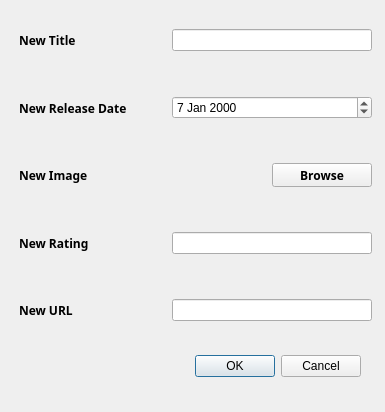
<?xml version="1.0" encoding="UTF-8"?>
<ui version="4.0">
 <class>ADD</class>
 <widget class="QDialog" name="ADD">
  <property name="geometry">
   <rect>
    <x>0</x>
    <y>0</y>
    <width>385</width>
    <height>412</height>
   </rect>
  </property>
  <property name="windowTitle">
   <string>Dialog</string>
  </property>
  <widget class="QDialogButtonBox" name="buttonBox">
   <property name="geometry">
    <rect>
     <x>20</x>
     <y>350</y>
     <width>341</width>
     <height>32</height>
    </rect>
   </property>
   <property name="orientation">
    <enum>Qt::Horizontal</enum>
   </property>
   <property name="standardButtons">
    <set>QDialogButtonBox::Cancel|QDialogButtonBox::Ok</set>
   </property>
  </widget>
  <widget class="QWidget" name="widget" native="true">
   <property name="geometry">
    <rect>
     <x>10</x>
     <y>10</y>
     <width>371</width>
     <height>331</height>
    </rect>
   </property>
   <layout class="QVBoxLayout" name="verticalLayout">
    <item>
     <widget class="QWidget" name="widget_2" native="true">
      <layout class="QHBoxLayout" name="horizontalLayout_2">
       <item>
        <widget class="QLabel" name="titleLabel">
         <property name="minimumSize">
          <size>
           <width>100</width>
           <height>0</height>
          </size>
         </property>
         <property name="font">
          <font>
           <family>Arial,Helvetica,sans-serif</family>
           <weight>75</weight>
           <bold>true</bold>
          </font>
         </property>
         <property name="text">
          <string>New Title</string>
         </property>
        </widget>
       </item>
       <item>
        <widget class="QLineEdit" name="titleInput">
         <property name="maximumSize">
          <size>
           <width>200</width>
           <height>16777215</height>
          </size>
         </property>
        </widget>
       </item>
      </layout>
     </widget>
    </item>
    <item>
     <widget class="QWidget" name="widget_3" native="true">
      <layout class="QHBoxLayout" name="horizontalLayout_3">
       <item>
        <widget class="QLabel" name="releasedateLabel">
         <property name="minimumSize">
          <size>
           <width>100</width>
           <height>0</height>
          </size>
         </property>
         <property name="font">
          <font>
           <family>Arial,Helvetica,sans-serif</family>
           <weight>75</weight>
           <bold>true</bold>
          </font>
         </property>
         <property name="text">
          <string>New Release Date</string>
         </property>
        </widget>
       </item>
       <item>
        <widget class="QDateEdit" name="releasedateInput">
         <property name="sizePolicy">
          <sizepolicy hsizetype="Expanding" vsizetype="Fixed">
           <horstretch>0</horstretch>
           <verstretch>0</verstretch>
          </sizepolicy>
         </property>
         <property name="maximumSize">
          <size>
           <width>200</width>
           <height>16777215</height>
          </size>
         </property>
         <property name="date">
          <date>
           <year>2000</year>
           <month>1</month>
           <day>7</day>
          </date>
         </property>
        </widget>
       </item>
      </layout>
     </widget>
    </item>
    <item>
     <widget class="QWidget" name="widget_4" native="true">
      <layout class="QHBoxLayout" name="horizontalLayout_5">
       <item>
        <widget class="QLabel" name="imageLabel">
         <property name="minimumSize">
          <size>
           <width>100</width>
           <height>0</height>
          </size>
         </property>
         <property name="font">
          <font>
           <family>Arial,Helvetica,sans-serif</family>
           <weight>75</weight>
           <bold>true</bold>
          </font>
         </property>
         <property name="text">
          <string>New Image</string>
         </property>
        </widget>
       </item>
       <item>
        <widget class="QToolButton" name="uploadImgButton">
         <property name="minimumSize">
          <size>
           <width>100</width>
           <height>0</height>
          </size>
         </property>
         <property name="maximumSize">
          <size>
           <width>100</width>
           <height>16777215</height>
          </size>
         </property>
         <property name="font">
          <font>
           <family>Arial,Helvetica,sans-serif</family>
           <weight>75</weight>
           <bold>true</bold>
          </font>
         </property>
         <property name="text">
          <string>Browse</string>
         </property>
         <property name="checkable">
          <bool>true</bool>
         </property>
         <property name="autoExclusive">
          <bool>true</bool>
         </property>
        </widget>
       </item>
      </layout>
     </widget>
    </item>
    <item>
     <widget class="QWidget" name="widget_5" native="true">
      <layout class="QHBoxLayout" name="horizontalLayout_4">
       <item>
        <widget class="QLabel" name="ratingLabel">
         <property name="minimumSize">
          <size>
           <width>100</width>
           <height>0</height>
          </size>
         </property>
         <property name="font">
          <font>
           <family>Arial,Helvetica,sans-serif</family>
           <weight>75</weight>
           <bold>true</bold>
          </font>
         </property>
         <property name="text">
          <string>New Rating</string>
         </property>
        </widget>
       </item>
       <item>
        <widget class="QLineEdit" name="ratingInput">
         <property name="maximumSize">
          <size>
           <width>200</width>
           <height>16777215</height>
          </size>
         </property>
        </widget>
       </item>
      </layout>
     </widget>
    </item>
    <item>
     <widget class="QWidget" name="widget_6" native="true">
      <layout class="QHBoxLayout" name="horizontalLayout">
       <item>
        <widget class="QLabel" name="urlLabel">
         <property name="minimumSize">
          <size>
           <width>100</width>
           <height>0</height>
          </size>
         </property>
         <property name="font">
          <font>
           <family>Arial,Helvetica,sans-serif</family>
           <weight>75</weight>
           <bold>true</bold>
          </font>
         </property>
         <property name="text">
          <string>New URL</string>
         </property>
        </widget>
       </item>
       <item>
        <widget class="QLineEdit" name="urlInput">
         <property name="maximumSize">
          <size>
           <width>200</width>
           <height>16777215</height>
          </size>
         </property>
        </widget>
       </item>
      </layout>
     </widget>
    </item>
   </layout>
  </widget>
 </widget>
 <resources/>
 <connections>
  <connection>
   <sender>buttonBox</sender>
   <signal>accepted()</signal>
   <receiver>ADD</receiver>
   <slot>accept()</slot>
   <hints>
    <hint type="sourcelabel">
     <x>248</x>
     <y>254</y>
    </hint>
    <hint type="destinationlabel">
     <x>157</x>
     <y>274</y>
    </hint>
   </hints>
  </connection>
  <connection>
   <sender>buttonBox</sender>
   <signal>rejected()</signal>
   <receiver>ADD</receiver>
   <slot>reject()</slot>
   <hints>
    <hint type="sourcelabel">
     <x>316</x>
     <y>260</y>
    </hint>
    <hint type="destinationlabel">
     <x>286</x>
     <y>274</y>
    </hint>
   </hints>
  </connection>
 </connections>
</ui>
